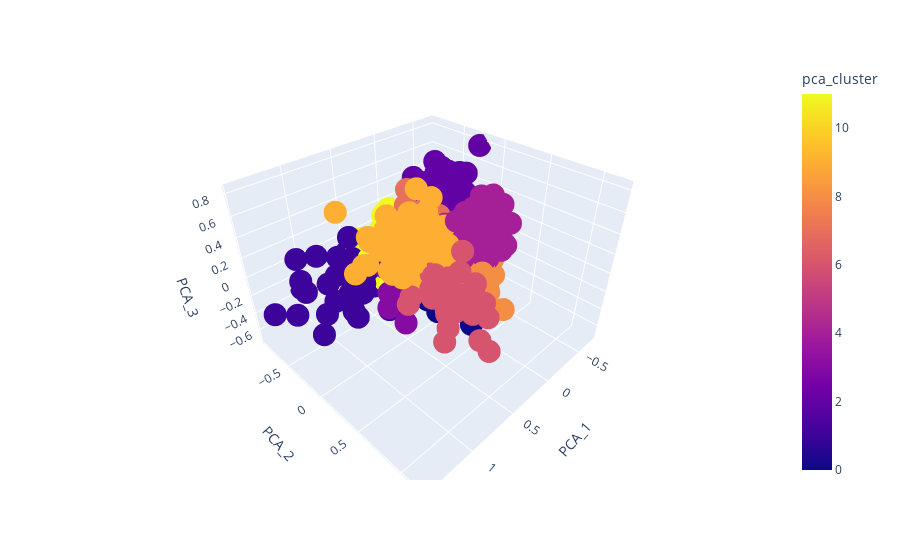

Notebook source saved alongside this figure:
### Markdown cell above
# Plotting Clusters and Projections

We can now view how our clusters look when visualized with plotly

### Code cell
import plotly.express as px
from plotly.offline import init_notebook_mode, iplot
init_notebook_mode(connected=True)   


fig = px.scatter_3d(data, x="PCA_1", y="PCA_2", z="PCA_3", color="pca_cluster", hover_data=[
            "PCA_1", "PCA_2", 
            "PCA_3", "Company"])
fig.show()

### Figure 1 — Plotly figure (JSON) as saved in the notebook; plotly's stock layout.template omitted (floating-point values rounded to 4 significant figures; data arrays with more than 128 entries replaced by an {"elided": "..."} marker saying what was removed)
{"data": [{"customdata": {"elided": "2000x1 str values"}, "hovertemplate": "PCA_1=%{x}<br>PCA_2=%{y}<br>PCA_3=%{z}<br>Company=%{customdata[0]}<br>pca_cluster=%{marker.color}<extra></extra>", "legendgroup": "", "marker": {"color": {"elided": "2000 int values"}, "coloraxis": "coloraxis", "symbol": "circle"}, "mode": "markers", "name": "", "scene": "scene", "showlegend": false, "type": "scatter3d", "x": {"elided": "2000 float values"}, "y": {"elided": "2000 float values"}, "z": {"elided": "2000 float values"}}], "layout": {"coloraxis": {"colorbar": {"title": {"text": "pca_cluster"}}, "colorscale": [[0, "#0d0887"], [0.1111, "#46039f"], [0.2222, "#7201a8"], [0.3333, "#9c179e"], [0.4444, "#bd3786"], [0.5556, "#d8576b"], [0.6667, "#ed7953"], [0.7778, "#fb9f3a"], [0.8889, "#fdca26"], [1, "#f0f921"]]}, "legend": {"tracegroupgap": 0}, "margin": {"t": 60}, "scene": {"domain": {"x": [0, 1], "y": [0, 1]}, "xaxis": {"title": {"text": "PCA_1"}}, "yaxis": {"title": {"text": "PCA_2"}}, "zaxis": {"title": {"text": "PCA_3"}}}}}
